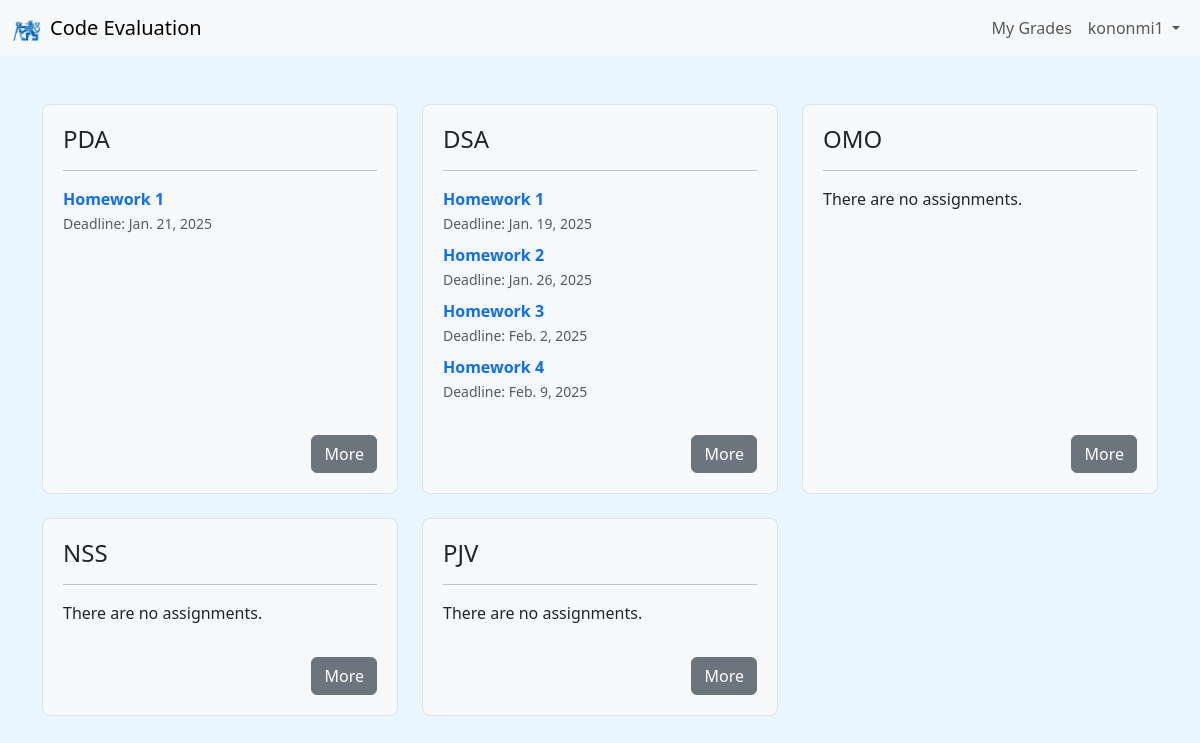
Page / (signed in) on the earlier database version.
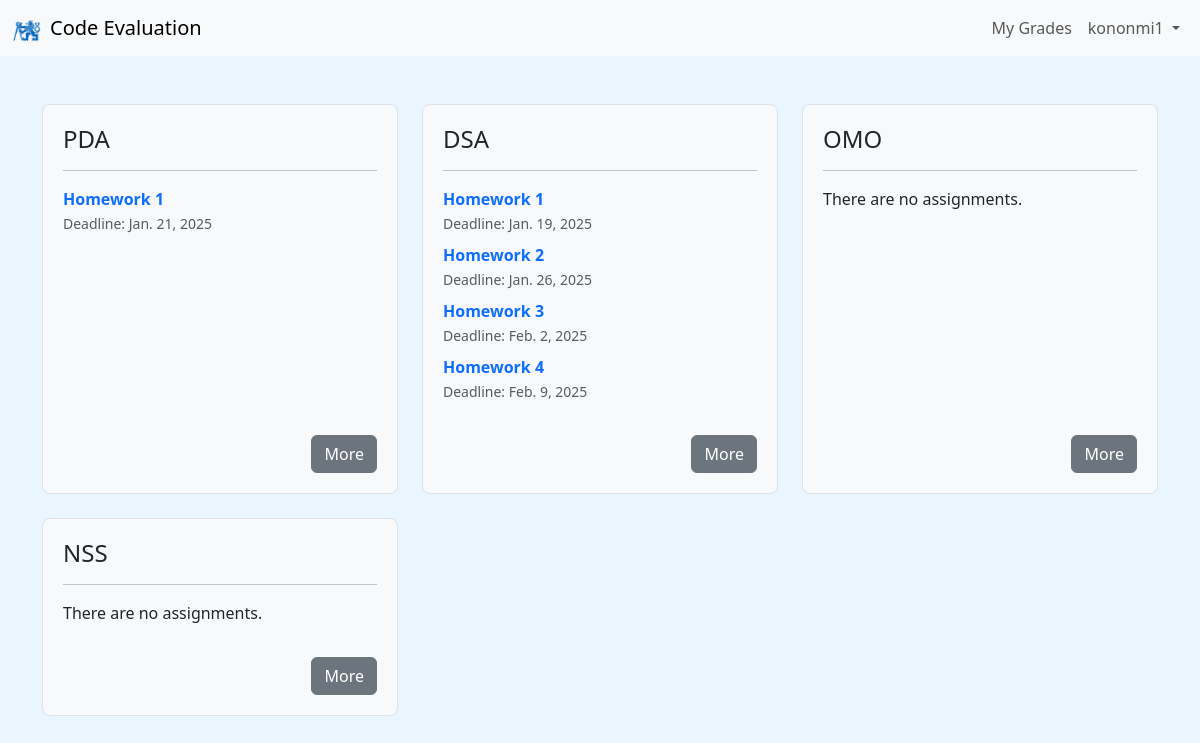
Same page on the later database version.
### upload/models.py (models this page shows, shortened)
class Subject(models.Model):
    name = models.CharField(max_length=100)
    description = models.TextField()

class Assignment(models.Model):
    subject = models.ForeignKey(Subject, on_delete=models.CASCADE, related_name='assignments')
    name = models.CharField(max_length=100)
    description = models.TextField()
    deadline = models.DateField()
    number = models.PositiveIntegerField()
    max_points = models.PositiveIntegerField(default=10, help_text="Maximum points for this assignment.")
    max_uploads = models.PositiveIntegerField(default=20, help_text="Maximum number of downloads for a student.")

### upload/views.py (the view)
# urls.py: path('', views.subject_list, name='subject_list'),
@login_required
def subject_list(request):
    subjects = Subject.objects.all()
    is_teacher_flag = request.user.is_superuser or request.user.groups.filter(name='Teachers').exists()
    return render(request, 'upload/subject_list.html', {
        'subjects': subjects,
        'is_teacher_flag': is_teacher_flag
    })

### upload/context_processors.py (called while the page is built)
def is_teacher_context(request):
    if request.user.is_authenticated:
        is_teacher_flag = request.user.is_superuser or request.user.groups.filter(name="Teachers").exists()
    else:
        is_teacher_flag = False
    return {
        'is_teacher_flag': is_teacher_flag
    }

### upload/templates/upload/subject_list.html
{% extends 'upload/base.html' %}
{% block content %}
<div class="row">
    {% for subject in subjects %}
        <div class="col-md-4 mb-4">
            <div class="subject-card d-flex flex-column justify-content-between">
                <div>
                    <a href="{% url 'upload:subject_detail' subject_name=subject.name %}" class="text-decoration-none text-dark">
                        <h4>{{ subject.name }}</h4>
                    </a>
                    <hr>
                    <ul class="assignment-list list-unstyled">
                        {% for assignment in subject.assignments.all|slice:":5" %}
                            <li class="mb-2">
                                <a href="{% url 'upload:assignment_detail' subject_name=subject.name assignment_id=assignment.id %}" class="text-decoration-none">
                                    <strong>{{ assignment.name }}</strong>
                                </a>
                                <br>
                                <small class="text-muted">Deadline: {{ assignment.deadline }}</small>
                            </li>
                        {% empty %}
                            <li>There are no assignments.</li>
                        {% endfor %}
                    </ul>
                </div>
                <div class="mt-3 text-end">
                    <a href="{% url 'upload:subject_detail' subject_name=subject.name %}" class="btn btn-secondary">More</a>
                </div>
            </div>
        </div>
        {% if forloop.counter|divisibleby:"3" and not forloop.last %}
            </div><div class="row">
        {% endif %}
    {% endfor %}
</div>
{% endblock %}

Differences in the rows shown:
removed Subject: name "PJV"
